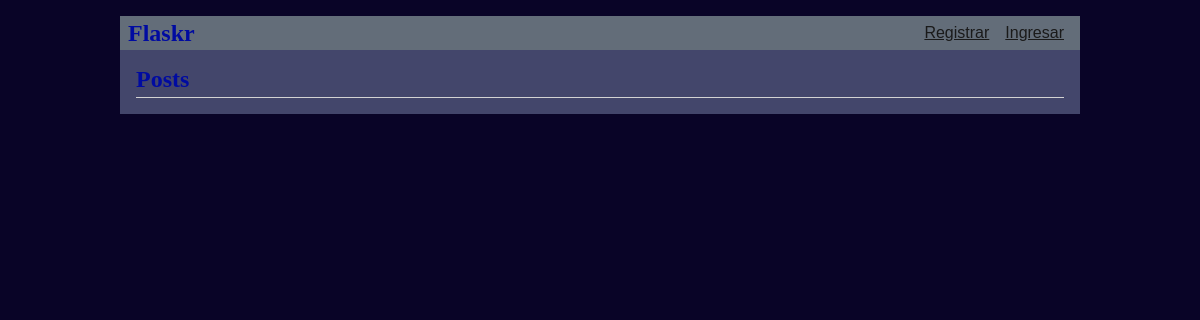
Before: / with the older database file.
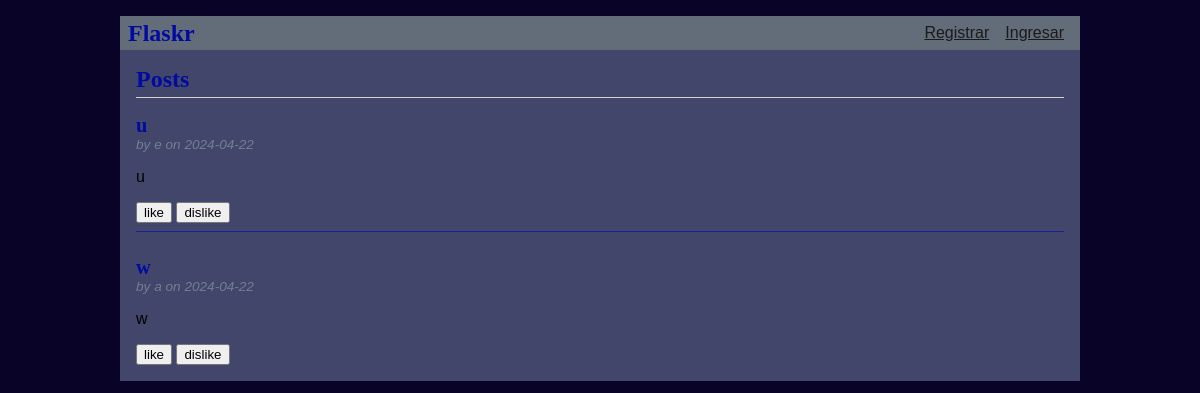
After: the same page with the newer database file.
### tables this page shows
CREATE TABLE post (
  id INTEGER PRIMARY KEY AUTOINCREMENT,
  author_id INTEGER NOT NULL,
  created TIMESTAMP NOT NULL DEFAULT CURRENT_TIMESTAMP,
  title TEXT NOT NULL,
  body TEXT NOT NULL,
  FOREIGN KEY (author_id) REFERENCES user (id)
);

CREATE TABLE user (
  id INTEGER PRIMARY KEY AUTOINCREMENT,
  username TEXT UNIQUE NOT NULL,
  password TEXT NOT NULL,
  verificar TEXT NOT NULL,
  email TEXT NOT NULL
);

### flaskr/blog.py (the view)
@bp.route('/')
def index():
    db = get_db()
    posts = db.execute(
        'SELECT p.id, title, body, created, author_id, username'
        ' FROM post p JOIN user u ON p.author_id = u.id'
        ' ORDER BY created DESC'
    ).fetchall()
    return render_template('blog/index.html', posts=posts)

### flaskr/auth.py (called while the page is built)
@bp.before_app_request
def load_logged_in_user():
    user_id = session.get('user_id')
    if user_id is None:
        g.user = None
    else:
        g.user = get_db().execute(
            'SELECT * FROM user WHERE id = ?', (user_id,)
        ).fetchone()

### flaskr/db.py (called while the page is built)
def get_db():
    if 'db' not in g:
        g.db = sqlite3.connect(
            current_app.config['DATABASE'],
            detect_types=sqlite3.PARSE_DECLTYPES
        )
        g.db.row_factory = sqlite3.Row
    return g.db

### flaskr/templates/blog/index.html (shortened to what this page needs)
{% extends 'base.html' %}
{% block header %}
  <h1>{% block title %}Posts{% endblock %}</h1>
{% endblock %}
{% block content %}
  {% for post in posts %}
    <article class="post">
      <header>
        <div>
          <h1>{{ post['title'] }}</h1>
          <div class="about">by {{ post['username'] }} on {{ post['created'].strftime('%Y-%m-%d') }}</div>
        </div>
      </header>
      <p class="body">{{ post['body'] }}</p>
      <button type="submit" >like </button>
      <button type="submit" >dislike </button>
    </article>
    {% if not loop.last %}
      <hr>
    {% endif %}
  {% endfor %}
{% endblock %}

### flaskr/templates/base.html (shortened to what this page needs)
<!doctype html>
<link rel="stylesheet" href="{{ url_for('static', filename='style.css') }}">
<nav>
  <h1>Flaskr</h1>
  <ul>
    {% if g.user %}
      <li><span>{{ g.user['username'] }} ({{ g.user['email'] }})</span>
        <li><a href="{{ url_for('auth.modificar') }}">Cambiar email</a>
      <li><a href="{{ url_for('auth.logout') }}">Cerrar sesion</a>
    {% else %}
      <li><a href="{{ url_for('auth.register') }}">Registrar</a>
      <li><a href="{{ url_for('auth.login') }}">Ingresar</a>
    {% endif %}
  </ul>
</nav>
<section class="content">
  <header>
    {% block header %}{% endblock %}
  </header>
  {% block content %}{% endblock %}
</section>

### flaskr/static/style.css (style rules this page uses)
h1 { font-family: serif; color: #000ba1; margin: 1rem 0; }
a { color: #1a1a1a; }
hr { border: none; border-top: 1px solid rgb(20, 34, 160); }
nav { background: rgb(99, 109, 121); display: flex; align-items: center; padding: 0 0.5rem; }
nav h1 { flex: auto; margin: 0; }
nav ul { display: flex; list-style: none; margin: 0; padding: 0; }
nav ul li a, nav ul li span, header .action { display: block; padding: 0.5rem; }
.content { padding: 0 1rem 1rem; }
.content > header { border-bottom: 1px solid lightgray; display: flex; align-items: flex-end; }
.content > header h1 { flex: auto; margin: 1rem 0 0.25rem 0; }
.post > header { display: flex; align-items: flex-end; font-size: 0.85em; }
.post > header > div:first-of-type { flex: auto; }
.post > header h1 { font-size: 1.5em; margin-bottom: 0; }
.post .about { color: slategray; font-style: italic; }
.post .body { white-space: pre-line; }
.content:last-child { margin-bottom: 0; }

Changed rows visible on the page:
added post: title "u", username "e", created "2024-04-22", body "u"
added post: title "w", username "a", created "2024-04-22", body "w"
